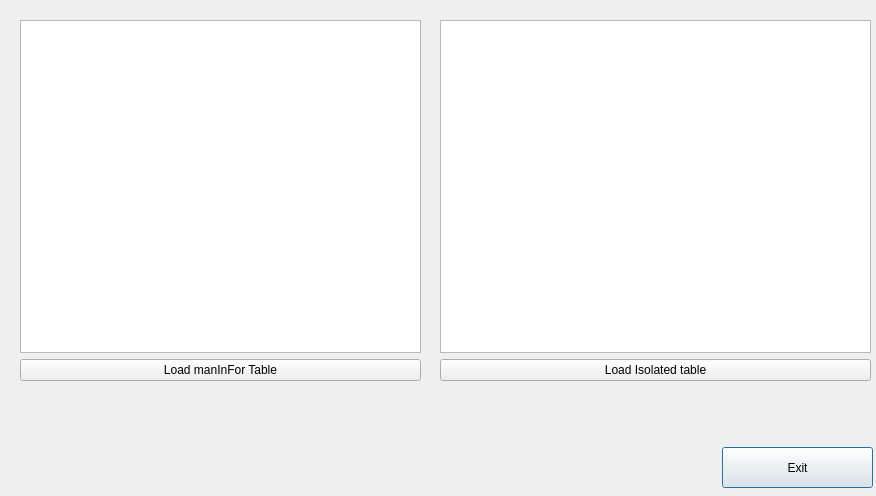
<?xml version="1.0" encoding="UTF-8"?>
<ui version="4.0">
 <class>TableView</class>
 <widget class="QDialog" name="TableView">
  <property name="geometry">
   <rect>
    <x>0</x>
    <y>0</y>
    <width>876</width>
    <height>496</height>
   </rect>
  </property>
  <property name="windowTitle">
   <string>Dialog</string>
  </property>
  <widget class="QPushButton" name="btnExit">
   <property name="geometry">
    <rect>
     <x>722</x>
     <y>447</y>
     <width>151</width>
     <height>41</height>
    </rect>
   </property>
   <property name="text">
    <string>Exit</string>
   </property>
  </widget>
  <widget class="QWidget" name="">
   <property name="geometry">
    <rect>
     <x>20</x>
     <y>20</y>
     <width>401</width>
     <height>361</height>
    </rect>
   </property>
   <layout class="QVBoxLayout" name="verticalLayout">
    <item>
     <widget class="QTableView" name="tableViewBDDeclaration">
      <property name="mouseTracking">
       <bool>false</bool>
      </property>
      <property name="tabletTracking">
       <bool>false</bool>
      </property>
      <property name="contextMenuPolicy">
       <enum>Qt::DefaultContextMenu</enum>
      </property>
     </widget>
    </item>
    <item>
     <widget class="QPushButton" name="pushButtonLoadingDBDeclaration">
      <property name="text">
       <string>Load manInFor Table</string>
      </property>
     </widget>
    </item>
   </layout>
  </widget>
  <widget class="QWidget" name="">
   <property name="geometry">
    <rect>
     <x>440</x>
     <y>20</y>
     <width>431</width>
     <height>361</height>
    </rect>
   </property>
   <layout class="QVBoxLayout" name="verticalLayout_2">
    <item>
     <widget class="QTableView" name="tableViewDBIsolated"/>
    </item>
    <item>
     <widget class="QPushButton" name="pushButtonLoadingDBIsolated">
      <property name="text">
       <string>Load Isolated table</string>
      </property>
     </widget>
    </item>
   </layout>
  </widget>
 </widget>
 <resources/>
 <connections/>
</ui>
